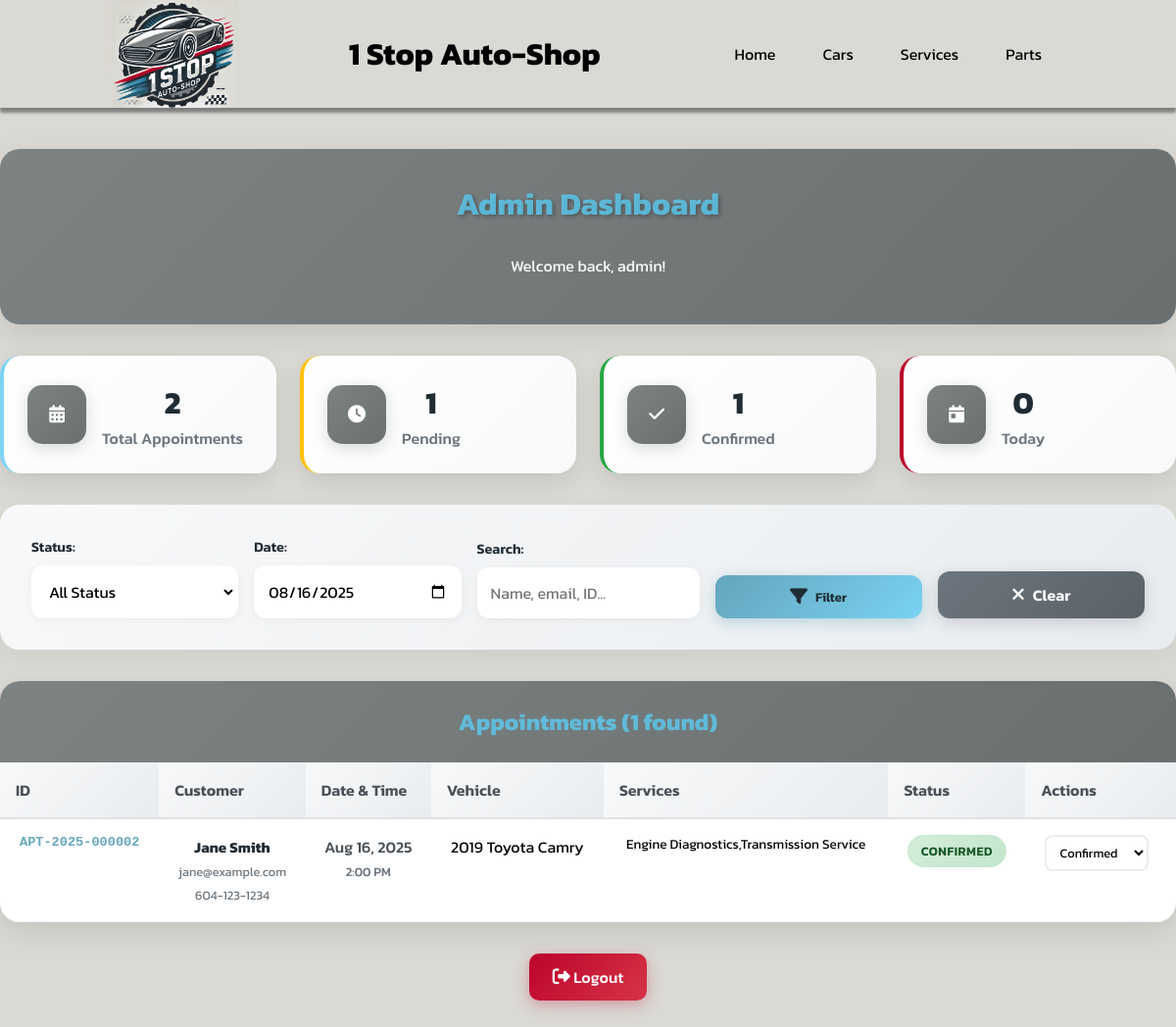
The page /dashboard.php?date=2025-08-16 (signed in) on the database its author committed.
### tables this page shows
CREATE TABLE appointments (
  id INT AUTO_INCREMENT PRIMARY KEY,
  appointment_id VARCHAR(20) NOT NULL UNIQUE,
  name VARCHAR(100) NOT NULL,
  email VARCHAR(150) NOT NULL,
  phone VARCHAR(20) NOT NULL,
  appointment_date DATE NOT NULL,
  appointment_time TIME NOT NULL,
  services TEXT NOT NULL,
  vehicle_year INT NOT NULL,
  vehicle_make VARCHAR(50) NOT NULL,
  vehicle_model VARCHAR(50) NOT NULL,
  comments TEXT,
  status ENUM('pending', 'confirmed', 'completed', 'cancelled') DEFAULT 'pending',
  created_at TIMESTAMP DEFAULT CURRENT_TIMESTAMP,
  updated_at TIMESTAMP DEFAULT CURRENT_TIMESTAMP ON UPDATE CURRENT_TIMESTAMP
);

### dashboard.php (the view, shortened to what this page needs)
<?php
$username = $_SESSION['username'];
$status_filter = $_GET['status'] ?? '';
$date_filter = $_GET['date'] ?? '';
$search = $_GET['search'] ?? '';
$pdo = db_connect();
$sql = "SELECT * FROM appointments WHERE 1=1";
$params = [];
if ($date_filter != '') {
    $sql .= " AND appointment_date = ?";
    $params[] = $date_filter;
}
$sql .= " ORDER BY created_at DESC";
$stmt = $pdo->prepare($sql);
$stmt->execute($params);
$appointments = $stmt->fetchAll();
$total_count = $pdo->query("SELECT COUNT(*) FROM appointments")->fetchColumn();
$pending_count = $pdo->query("SELECT COUNT(*) FROM appointments WHERE status = 'pending'")->fetchColumn();
$confirmed_count = $pdo->query("SELECT COUNT(*) FROM appointments WHERE status = 'confirmed'")->fetchColumn();
$today_count = $pdo->query("SELECT COUNT(*) FROM appointments WHERE appointment_date = CURDATE()")->fetchColumn();
function format_services($services) {
    $decoded = json_decode($services, true);
    return $services;
}
function get_status_class($status) {
    switch ($status) {
        case 'confirmed': return 'status-confirmed';
    }
}
?>
<!DOCTYPE html>
<html lang="en">
<head>
    <link rel="stylesheet" href="styles.css">
    <link rel="stylesheet" href="dashboard.css">
</head>
<header class="fixed">
    <div class="logoAndBar">
        <img src="./images/logo.jpg" alt="logo" style="width: 130px; height: 110px;">
        <h1 class="headName">1 Stop Auto-Shop</h1>
        <div class="desktopBars">
            <ul>
                <li class="hideOnMobile"><a href="index.html">Home</a></li>
                <li class="hideOnMobile"><a href="cars.html">Cars</a></li>
                <li class="hideOnMobile"><a href="index.html#Services">Services</a></li>
                <li class="hideOnMobile"><a href="parts.html">Parts</a></li>
            </ul>
        </div>
    </div>
</header>
<body>
<br><br><br><br><br>
<div class="dashboard-content">
    <div class="welcome-box">
        <h2>Admin Dashboard</h2>
        <p>Welcome back, <?php echo $username; ?>!</p>
    </div>
    <div class="stats-container">
        <div class="stat-card total">
            <div class="stat-icon"><i class="fa-solid fa-calendar-days"></i></div>
            <div class="stat-info">
                <h3><?php echo $total_count; ?></h3>
                <p>Total Appointments</p>
            </div>
        </div>
        <div class="stat-card pending">
            <div class="stat-icon"><i class="fa-solid fa-clock"></i></div>
            <div class="stat-info">
                <h3><?php echo $pending_count; ?></h3>
                <p>Pending</p>
            </div>
        </div>
        <div class="stat-card confirmed">
            <div class="stat-icon"><i class="fa-solid fa-check"></i></div>
            <div class="stat-info">
                <h3><?php echo $confirmed_count; ?></h3>
                <p>Confirmed</p>
            </div>
        </div>
        <div class="stat-card today">
            <div class="stat-icon"><i class="fa-solid fa-calendar-day"></i></div>
            <div class="stat-info">
                <h3><?php echo $today_count; ?></h3>
                <p>Today</p>
            </div>
        </div>
    </div>
    <div class="filters-container">
        <form method="GET" class="filters-form">
            <div class="filter-group">
                <label for="status">Status:</label>
                <select name="status" id="status">
                    <option value="all" <?php echo ($status_filter == 'all' || $status_filter == '') ? 'selected' : ''; ?>>All Status</option>
                </select>
            </div>
            <div class="filter-group">
                <label for="date">Date:</label>
                <input type="date" name="date" id="date" value="<?php echo $date_filter; ?>">
            </div>
            <div class="filter-group">
                <label for="search">Search:</label>
                <input type="text" name="search" id="search" placeholder="Name, email, ID..." value="<?php echo $search; ?>">
            </div>
            <button type="submit" class="filter-btn">
                <i class="fa-solid fa-filter"></i> Filter
            </button>
            <a href="dashboard.php" class="clear-btn">
                <i class="fa-solid fa-times"></i> Clear
            </a>
        </form>
    </div>
    <div class="appointments-container">
        <h3>Appointments (<?php echo count($appointments); ?> found)</h3>
        <?php if (count($appointments) == 0): ?>
            <div class="no-appointments">
                <i class="fa-solid fa-calendar-xmark"></i>
                <h4>No appointments found</h4>
                <p>Try adjusting your filters or check back later for new appointments.</p>
            </div>
        <?php else: ?>
            <div class="appointments-table-container">
                <table class="appointments-table">
                    <thead>
                        <tr>
                            <th>ID</th>
                            <th>Customer</th>
                            <th>Date & Time</th>
                            <th>Vehicle</th>
                            <th>Services</th>
                            <th>Status</th>
                            <th>Actions</th>
                        </tr>
                    </thead>
                    <tbody>
                        <?php foreach ($appointments as $appointment): ?>
                            <tr>
                                <td class="appointment-id"><?php echo $appointment['appointment_id']; ?></td>
                                <td>
                                    <div class="customer-info">
                                        <strong><?php echo $appointment['name']; ?></strong><br>
                                        <small><?php echo $appointment['email']; ?></small><br>
                                        <small><?php echo $appointment['phone']; ?></small>
                                    </div>
                                </td>
                                <td>
                                    <div class="datetime-info">
                                        <?php echo date('M j, Y', strtotime($appointment['appointment_date'])); ?><br>
                                        <small><?php echo date('g:i A', strtotime($appointment['appointment_time'])); ?></small>
                                    </div>
                                </td>
                                <td>
                                    <?php echo $appointment['vehicle_year'] . ' ' . $appointment['vehicle_make'] . ' ' . $appointment['vehicle_model']; ?>
                                </td>
                                <td class="services-cell">
                                    <?php echo format_services($appointment['services']); ?>
                                </td>
                                <td>
                                    <span class="status-badge <?php echo get_status_class($appointment['status']); ?>">
                                        <?php echo ucfirst($appointment['status']); ?>
                                    </span>
                                </td>
                                <td class="actions-cell">
                                    <form method="POST" class="status-form">
                                        <select name="status" onchange="this.form.submit()">
                                            <option value="confirmed" <?php echo ($appointment['status'] == 'confirmed') ? 'selected' : ''; ?>>Confirmed</option>
                                        </select>
                                    </form>
                                </td>
                            </tr>
                        <?php endforeach; ?>
                    </tbody>
                </table>
            </div>
        <?php endif; ?>
    </div>
</div>
<div class="logOut" style="display: flex; justify-content: center; margin: 2rem;">
    <a href="logout.php" class="logout-btn"><i class="fa-solid fa-sign-out-alt"></i> Logout</a>
</div>
</body>
</html>

### styles.css (style rules this page uses)
html { scroll-behavior: smooth; }
body { margin: auto; font-family: "Kanit"; background-color: rgb(218,217,212); }
h1 { display: flex; align-items: center; }
.logoAndBar { display: flex; flex-direction: row; justify-content: space-evenly; box-shadow: 0px 5px 3px grey; }
.fixed { position: fixed; top: 0; right: 0; left: 0; background-color: rgb(218,217,212); z-index: 1; }
i { font-size: large; }
.desktopBars { display: flex; align-items: center; }
.desktopBars ul { display: flex; padding: 0; }
.desktopBars li { list-style-type: none; }
.desktopBars a { text-decoration: none; color: black; padding: 1rem; margin: 0.5rem; }
.desktopBars { display: none; }
@media all and (min-width:768px) { .desktopBars { display: flex; } }

### rows shown on the page
appointments: appointment "APT-2025-000002", name "Jane Smith", email "jane@example.com", phone "604-123-1234", appointment_date "Aug 16, 2025", appointment_time "2:00 PM", vehicle_year "2019", vehicle_make "Toyota", vehicle_model "Camry", services "Engine Diagnostics,Transmission Service", status "CONFIRMED", status "Confirmed"

### other values the page prints
$username "admin"
$total_count "2"
$pending_count "1"
$confirmed_count "1"
$today_count "0"
count($appointments) "1"
